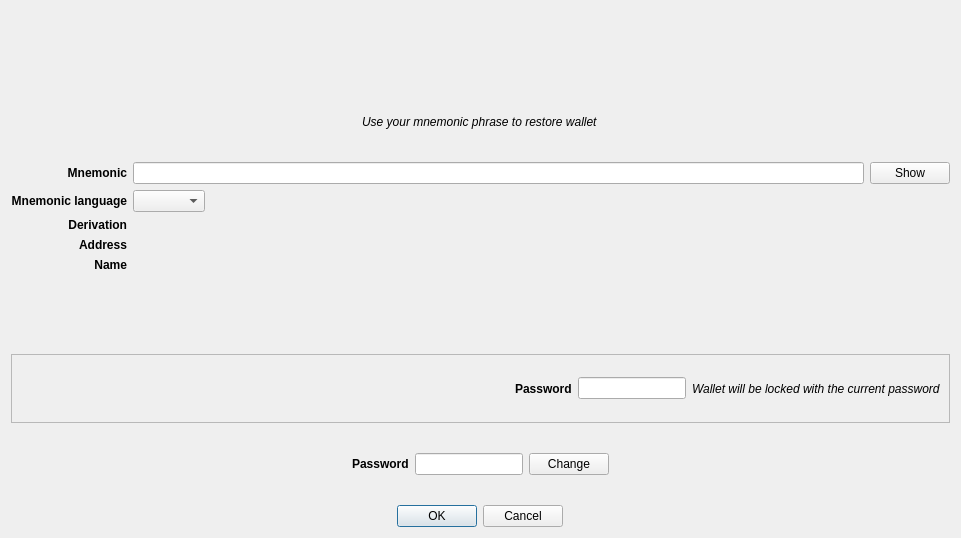
<?xml version="1.0" encoding="UTF-8"?>
<ui version="4.0">
 <class>WalletRestoreDialog</class>
 <widget class="QDialog" name="WalletRestoreDialog">
  <property name="geometry">
   <rect>
    <x>0</x>
    <y>0</y>
    <width>961</width>
    <height>538</height>
   </rect>
  </property>
  <property name="windowTitle">
   <string>Restore wallet</string>
  </property>
  <layout class="QVBoxLayout" name="verticalLayout">
   <item alignment="Qt::AlignHCenter">
    <widget class="QLabel" name="imagelabel">
     <property name="sizePolicy">
      <sizepolicy hsizetype="Preferred" vsizetype="Preferred">
       <horstretch>0</horstretch>
       <verstretch>0</verstretch>
      </sizepolicy>
     </property>
     <property name="minimumSize">
      <size>
       <width>0</width>
       <height>0</height>
      </size>
     </property>
     <property name="maximumSize">
      <size>
       <width>200</width>
       <height>200</height>
      </size>
     </property>
     <property name="sizeIncrement">
      <size>
       <width>0</width>
       <height>0</height>
      </size>
     </property>
     <property name="baseSize">
      <size>
       <width>0</width>
       <height>0</height>
      </size>
     </property>
     <property name="text">
      <string/>
     </property>
     <property name="pixmap">
      <pixmap resource="../../icons/tikka.slots.pyqt.resources.icons.index.qrc">:/images/safe_background</pixmap>
     </property>
     <property name="scaledContents">
      <bool>true</bool>
     </property>
     <property name="alignment">
      <set>Qt::AlignCenter</set>
     </property>
    </widget>
   </item>
   <item alignment="Qt::AlignHCenter">
    <widget class="QLabel" name="helpLabel">
     <property name="font">
      <font>
       <italic>true</italic>
      </font>
     </property>
     <property name="text">
      <string>Use your mnemonic phrase to restore wallet</string>
     </property>
    </widget>
   </item>
   <item>
    <layout class="QGridLayout" name="gridLayout">
     <item row="1" column="2">
      <widget class="QComboBox" name="mnemonicLanguageComboBox">
       <property name="sizePolicy">
        <sizepolicy hsizetype="Fixed" vsizetype="Preferred">
         <horstretch>0</horstretch>
         <verstretch>0</verstretch>
        </sizepolicy>
       </property>
      </widget>
     </item>
     <item row="1" column="0">
      <widget class="QLabel" name="mnemonicLanguageLabel">
       <property name="font">
        <font>
         <weight>75</weight>
         <italic>false</italic>
         <bold>true</bold>
        </font>
       </property>
       <property name="text">
        <string>Mnemonic language</string>
       </property>
       <property name="alignment">
        <set>Qt::AlignRight|Qt::AlignTrailing|Qt::AlignVCenter</set>
       </property>
      </widget>
     </item>
     <item row="0" column="2">
      <widget class="QLineEdit" name="mnemonicLineEdit">
       <property name="echoMode">
        <enum>QLineEdit::Password</enum>
       </property>
       <property name="readOnly">
        <bool>false</bool>
       </property>
      </widget>
     </item>
     <item row="4" column="2">
      <widget class="QLabel" name="nameValueLabel">
       <property name="text">
        <string/>
       </property>
      </widget>
     </item>
     <item row="2" column="0">
      <widget class="QLabel" name="derivationLabel">
       <property name="font">
        <font>
         <weight>75</weight>
         <bold>true</bold>
        </font>
       </property>
       <property name="text">
        <string>Derivation</string>
       </property>
       <property name="alignment">
        <set>Qt::AlignRight|Qt::AlignTrailing|Qt::AlignVCenter</set>
       </property>
      </widget>
     </item>
     <item row="2" column="2">
      <widget class="QLabel" name="derivationValueLabel">
       <property name="text">
        <string/>
       </property>
      </widget>
     </item>
     <item row="3" column="2">
      <widget class="QLabel" name="addressValueLabel">
       <property name="text">
        <string/>
       </property>
      </widget>
     </item>
     <item row="4" column="0">
      <widget class="QLabel" name="nameLabel">
       <property name="font">
        <font>
         <weight>75</weight>
         <bold>true</bold>
        </font>
       </property>
       <property name="text">
        <string>Name</string>
       </property>
       <property name="alignment">
        <set>Qt::AlignRight|Qt::AlignTrailing|Qt::AlignVCenter</set>
       </property>
      </widget>
     </item>
     <item row="3" column="0">
      <widget class="QLabel" name="addressLabel">
       <property name="font">
        <font>
         <weight>75</weight>
         <bold>true</bold>
        </font>
       </property>
       <property name="text">
        <string>Address</string>
       </property>
       <property name="alignment">
        <set>Qt::AlignRight|Qt::AlignTrailing|Qt::AlignVCenter</set>
       </property>
      </widget>
     </item>
     <item row="0" column="0">
      <widget class="QLabel" name="mnemonicLabel">
       <property name="font">
        <font>
         <weight>75</weight>
         <bold>true</bold>
        </font>
       </property>
       <property name="text">
        <string>Mnemonic</string>
       </property>
       <property name="alignment">
        <set>Qt::AlignRight|Qt::AlignTrailing|Qt::AlignVCenter</set>
       </property>
      </widget>
     </item>
     <item row="0" column="3">
      <widget class="QPushButton" name="showButton">
       <property name="text">
        <string>Show</string>
       </property>
      </widget>
     </item>
    </layout>
   </item>
   <item>
    <widget class="QLabel" name="errorLabel">
     <property name="styleSheet">
      <string notr="true">color: red</string>
     </property>
     <property name="text">
      <string/>
     </property>
     <property name="alignment">
      <set>Qt::AlignCenter</set>
     </property>
    </widget>
   </item>
   <item>
    <widget class="QFrame" name="storedPasswordFrame">
     <property name="frameShape">
      <enum>QFrame::StyledPanel</enum>
     </property>
     <property name="frameShadow">
      <enum>QFrame::Raised</enum>
     </property>
     <layout class="QHBoxLayout" name="horizontalLayout_2">
      <item>
       <spacer name="horizontalSpacer_4">
        <property name="orientation">
         <enum>Qt::Horizontal</enum>
        </property>
        <property name="sizeHint" stdset="0">
         <size>
          <width>40</width>
          <height>20</height>
         </size>
        </property>
       </spacer>
      </item>
      <item alignment="Qt::AlignRight">
       <widget class="QLabel" name="storedPasswordLabel">
        <property name="font">
         <font>
          <weight>75</weight>
          <bold>true</bold>
         </font>
        </property>
        <property name="text">
         <string>Password</string>
        </property>
       </widget>
      </item>
      <item alignment="Qt::AlignHCenter">
       <widget class="QLineEdit" name="storedpasswordLineEdit">
        <property name="sizePolicy">
         <sizepolicy hsizetype="Fixed" vsizetype="Fixed">
          <horstretch>0</horstretch>
          <verstretch>0</verstretch>
         </sizepolicy>
        </property>
        <property name="maxLength">
         <number>20</number>
        </property>
        <property name="echoMode">
         <enum>QLineEdit::Password</enum>
        </property>
        <property name="alignment">
         <set>Qt::AlignCenter</set>
        </property>
        <property name="readOnly">
         <bool>true</bool>
        </property>
       </widget>
      </item>
      <item alignment="Qt::AlignLeft">
       <widget class="QLabel" name="storedPasswordHintLabel">
        <property name="font">
         <font>
          <italic>true</italic>
         </font>
        </property>
        <property name="text">
         <string>Wallet will be locked with the current password</string>
        </property>
       </widget>
      </item>
     </layout>
    </widget>
   </item>
   <item>
    <widget class="QFrame" name="passwordFrame">
     <layout class="QHBoxLayout" name="horizontalLayout">
      <item>
       <spacer name="horizontalSpacer">
        <property name="orientation">
         <enum>Qt::Horizontal</enum>
        </property>
        <property name="sizeHint" stdset="0">
         <size>
          <width>40</width>
          <height>20</height>
         </size>
        </property>
       </spacer>
      </item>
      <item>
       <widget class="QLabel" name="passwordLabel">
        <property name="sizePolicy">
         <sizepolicy hsizetype="Fixed" vsizetype="Preferred">
          <horstretch>0</horstretch>
          <verstretch>0</verstretch>
         </sizepolicy>
        </property>
        <property name="sizeIncrement">
         <size>
          <width>0</width>
          <height>0</height>
         </size>
        </property>
        <property name="font">
         <font>
          <weight>75</weight>
          <bold>true</bold>
         </font>
        </property>
        <property name="text">
         <string>Password</string>
        </property>
        <property name="alignment">
         <set>Qt::AlignLeading|Qt::AlignLeft|Qt::AlignVCenter</set>
        </property>
       </widget>
      </item>
      <item>
       <widget class="QLineEdit" name="passwordLineEdit">
        <property name="sizePolicy">
         <sizepolicy hsizetype="Fixed" vsizetype="Fixed">
          <horstretch>0</horstretch>
          <verstretch>0</verstretch>
         </sizepolicy>
        </property>
        <property name="maxLength">
         <number>20</number>
        </property>
        <property name="alignment">
         <set>Qt::AlignCenter</set>
        </property>
        <property name="readOnly">
         <bool>true</bool>
        </property>
       </widget>
      </item>
      <item>
       <widget class="QPushButton" name="passwordChangeButton">
        <property name="sizePolicy">
         <sizepolicy hsizetype="Fixed" vsizetype="Fixed">
          <horstretch>0</horstretch>
          <verstretch>0</verstretch>
         </sizepolicy>
        </property>
        <property name="text">
         <string>Change</string>
        </property>
        <property name="icon">
         <iconset resource="../../icons/tikka.slots.pyqt.resources.icons.index.qrc">
          <normaloff>:/icons/refresh_icon</normaloff>:/icons/refresh_icon</iconset>
        </property>
       </widget>
      </item>
      <item>
       <spacer name="horizontalSpacer_2">
        <property name="orientation">
         <enum>Qt::Horizontal</enum>
        </property>
        <property name="sizeHint" stdset="0">
         <size>
          <width>40</width>
          <height>20</height>
         </size>
        </property>
       </spacer>
      </item>
     </layout>
    </widget>
   </item>
   <item alignment="Qt::AlignHCenter">
    <widget class="QDialogButtonBox" name="buttonBox">
     <property name="orientation">
      <enum>Qt::Horizontal</enum>
     </property>
     <property name="standardButtons">
      <set>QDialogButtonBox::Cancel|QDialogButtonBox::Ok</set>
     </property>
    </widget>
   </item>
  </layout>
 </widget>
 <tabstops>
  <tabstop>mnemonicLineEdit</tabstop>
  <tabstop>showButton</tabstop>
  <tabstop>mnemonicLanguageComboBox</tabstop>
  <tabstop>storedpasswordLineEdit</tabstop>
  <tabstop>passwordLineEdit</tabstop>
  <tabstop>passwordChangeButton</tabstop>
 </tabstops>
 <resources>
  <include location="../../icons/tikka.slots.pyqt.resources.icons.index.qrc"/>
 </resources>
 <connections>
  <connection>
   <sender>buttonBox</sender>
   <signal>accepted()</signal>
   <receiver>WalletRestoreDialog</receiver>
   <slot>accept()</slot>
   <hints>
    <hint type="sourcelabel">
     <x>248</x>
     <y>254</y>
    </hint>
    <hint type="destinationlabel">
     <x>157</x>
     <y>274</y>
    </hint>
   </hints>
  </connection>
  <connection>
   <sender>buttonBox</sender>
   <signal>rejected()</signal>
   <receiver>WalletRestoreDialog</receiver>
   <slot>reject()</slot>
   <hints>
    <hint type="sourcelabel">
     <x>316</x>
     <y>260</y>
    </hint>
    <hint type="destinationlabel">
     <x>286</x>
     <y>274</y>
    </hint>
   </hints>
  </connection>
 </connections>
</ui>
